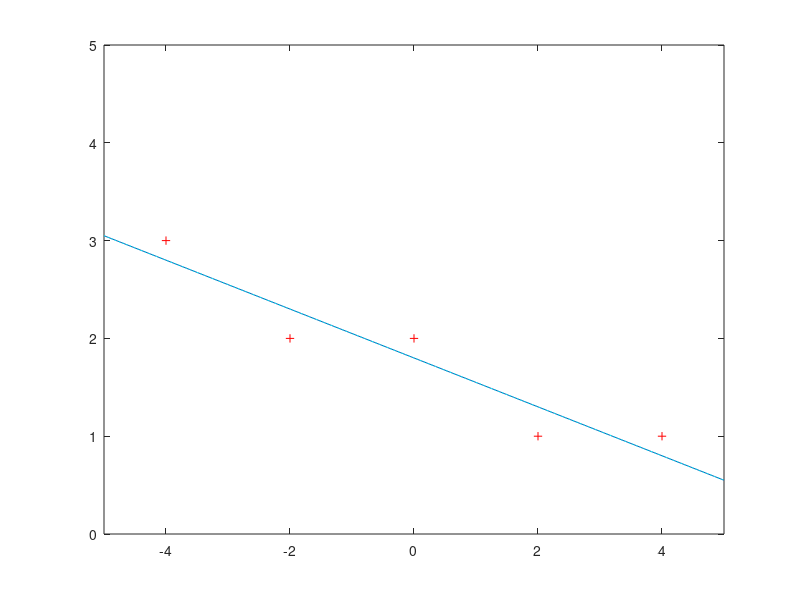

Reproduce this figure in MATLAB.
% Bestimmen der Fehlergleichungsmatrix fuer den Fit einer Geraden
% an die Punkte x = -4 -2 0 2 4 und y = 3 2 2 1 1,
% anschliessendes Loesen der Normalengleichungen.

x = (-4:2:4)'
y = [3 2 2 1 1]';

% Fehlergleichungsmatrix
A = [x ones(5,1)]

% Fehlergleichung A * p = y
pf = A\y

figure(1)
plot(x,y,'+r'); 
hold on; 
axis([-5 5 0 5])
plot([-5 5], [pf(2)-5*pf(1) pf(2)+5*pf(1)]);

% N = A'*A oder
N = [sum(x.^2) sum(x); sum(x) 5]
% u = A'*y oder
u = [sum(x.*y); sum(y)]

% Normalengleichungen N * p = u
pn = N\u

plot([-5 5], [pn(2)-5*pn(1) pn(2)+5*pn(1)], 'c:');
hold off
